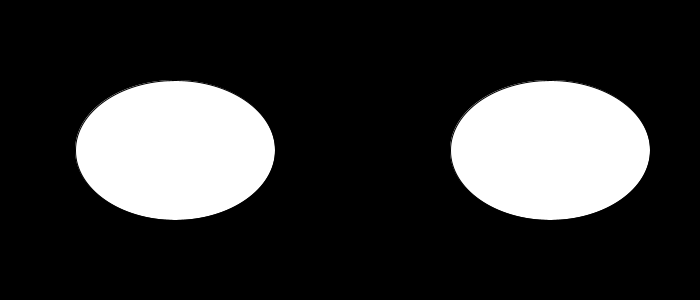
Frame 1 (no input)
Frame 60 (the mouse pressed at the canvas centre just before this capture): identical to frame 1, image omitted
Frame 120 (the mouse held since frame 60 and released just before this capture): identical to frame 1, image omitted

The Processing sketch that drew this single still picture (run headless with seeded random() and noise(); from frame 60 on, the mouse is pressed at the canvas centre):

// Processing sketch: Googly_Eyes
// ── Googly_Eyes.pde
void setup(){
  size(700,300);
  ellipse(175,150,200,140);
  ellipse(550,150,200,140);
  
  
  
  
  
  
  
}
  
  
  
  
  
  
  
void draw(){
  background(0,0,0);
  fill(255,255,255);
  ellipse(175,150,200,140);
  ellipse(550,150,200,140);
  fill(0,0,0);
  if(mouseX<270 &&
  mouseY<220){
  ellipse(mouseX,mouseY,50,50);
  ellipse(mouseX+375,mouseY,50,50);
  }
  
  
  
  
  
  
  
  
  
  
  
  
  
  
  
  
  
  
}
